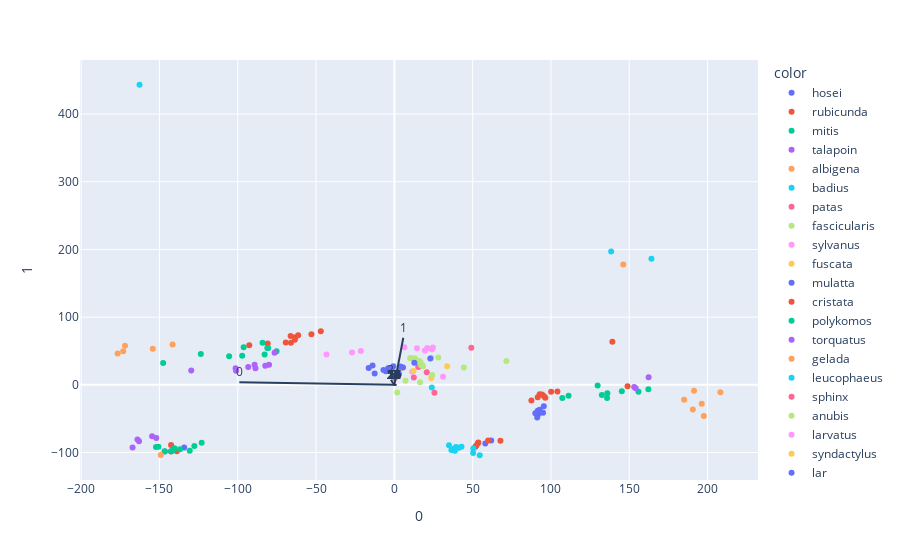

Notebook cell for this chart:
### Markdown cell above
# PCA
first, i will do PCA, to find the most important features, which makes it eassier to cluster the data.

### Code cell
plotPCA1 = 0
plotPCA2 = 1

data2 = df.drop('Species', axis=1)
X = data2

pca = PCA(n_components=3)
components = pca.fit_transform(X)

loadings = pca.components_.T * np.sqrt(pca.explained_variance_)
components2 = []
for i in components:
    components2.append([i[plotPCA1], i[plotPCA2]])

fig = px.scatter(components2, x=0, y=1, color=df['Species'])

for i, feature in enumerate(data2.columns):
    fig.add_shape(
        type='line',
        x0=0, y0=0,
        x1=loadings[i, plotPCA1],
        y1=loadings[i, plotPCA2]
    )
    fig.add_annotation(
        x=loadings[i, plotPCA1],
        y=loadings[i, plotPCA2],
        ax=0, ay=0,
        xanchor="center",
        yanchor="bottom",
        text=feature,
    )
fig.show()

### Figure 1 — Plotly figure (JSON) as saved in the notebook; plotly's stock layout.template omitted (floating-point values rounded to 4 significant figures)
{"data": [{"hovertemplate": "color=hosei<br>0=%{x}<br>1=%{y}<extra></extra>", "legendgroup": "hosei", "marker": {"color": "#636efa", "symbol": "circle"}, "mode": "markers", "name": "hosei", "orientation": "v", "showlegend": true, "type": "scatter", "x": [-134.2, -146.5, 61.83, 58.08, 51.72], "xaxis": "x", "y": [-92.77, -98.66, -82.35, -86.56, -91.57], "yaxis": "y"}, {"hovertemplate": "color=rubicunda<br>0=%{x}<br>1=%{y}<extra></extra>", "legendgroup": "rubicunda", "marker": {"color": "#EF553B", "symbol": "circle"}, "mode": "markers", "name": "rubicunda", "orientation": "v", "showlegend": true, "type": "scatter", "x": [-138.9, -142.6, -142.6, 67.74, 59.87, 53.34, 53.61, 52.35], "xaxis": "x", "y": [-98.31, -98.46, -89.03, -82.76, -82.33, -86.24, -85.15, -89.67], "yaxis": "y"}, {"hovertemplate": "color=mitis<br>0=%{x}<br>1=%{y}<extra></extra>", "legendgroup": "mitis", "marker": {"color": "#00cc96", "symbol": "circle"}, "mode": "markers", "name": "mitis", "orientation": "v", "showlegend": true, "type": "scatter", "x": [-127.7, -123.0, -130.7, -136.9, -140.4, -146.7, -141.6, -150.7, -142.6, -152.2], "xaxis": "x", "y": [-90.57, -85.66, -97.51, -95.29, -93.61, -98.01, -97.0, -91.67, -98.2, -91.9], "yaxis": "y"}, {"hovertemplate": "color=talapoin<br>0=%{x}<br>1=%{y}<extra></extra>", "legendgroup": "talapoin", "marker": {"color": "#ab63fa", "symbol": "circle"}, "mode": "markers", "name": "talapoin", "orientation": "v", "showlegend": true, "type": "scatter", "x": [-154.7, -152.0, -167.2, -164.0, -163.1], "xaxis": "x", "y": [-75.83, -78.61, -92.67, -80.93, -83.27], "yaxis": "y"}, {"hovertemplate": "color=albigena<br>0=%{x}<br>1=%{y}<extra></extra>", "legendgroup": "albigena", "marker": {"color": "#FFA15A", "symbol": "circle"}, "mode": "markers", "name": "albigena", "orientation": "v", "showlegend": true, "type": "scatter", "x": [-176.7, -154.3, -173.2, -172.0, -149.1, -141.6], "xaxis": "x", "y": [46.09, 53.12, 49.62, 57.63, -103.9, 59.63], "yaxis": "y"}, {"hovertemplate": "color=badius<br>0=%{x}<br>1=%{y}<extra></extra>", "legendgroup": "badius", "marker": {"color": "#19d3f3", "symbol": "circle"}, "mode": "markers", "name": "badius", "orientation": "v", "showlegend": true, "type": "scatter", "x": [41.17, 42.85, 50.28, 39.36, 36.42, 54.54, 34.88, 38.68, 50.4, 37.98], "xaxis": "x", "y": [-93.11, -91.66, -100.8, -91.71, -96.49, -104.1, -89.19, -97.46, -94.12, -94.44], "yaxis": "y"}, {"hovertemplate": "color=patas<br>0=%{x}<br>1=%{y}<extra></extra>", "legendgroup": "patas", "marker": {"color": "#FF6692", "symbol": "circle"}, "mode": "markers", "name": "patas", "orientation": "v", "showlegend": true, "type": "scatter", "x": [20.67, 15.26, 12.43, 0.2766], "xaxis": "x", "y": [18.47, 26.43, 10.95, 9.77], "yaxis": "y"}, {"hovertemplate": "color=fascicularis<br>0=%{x}<br>1=%{y}<extra></extra>", "legendgroup": "fascicularis", "marker": {"color": "#B6E880", "symbol": "circle"}, "mode": "markers", "name": "fascicularis", "orientation": "v", "showlegend": true, "type": "scatter", "x": [23.54, 13.04, 28.05, 15.26, 10.41, 17.87, 10.1, 16.74], "xaxis": "x", "y": [39.81, 39.41, 40.27, 35.66, 39.45, 29.06, 39.38, 33.41], "yaxis": "y"}, {"hovertemplate": "color=sylvanus<br>0=%{x}<br>1=%{y}<extra></extra>", "legendgroup": "sylvanus", "marker": {"color": "#FF97FF", "symbol": "circle"}, "mode": "markers", "name": "sylvanus", "orientation": "v", "showlegend": true, "type": "scatter", "x": [11.37, 31.08], "xaxis": "x", "y": [19.39, 11.96], "yaxis": "y"}, {"hovertemplate": "color=fuscata<br>0=%{x}<br>1=%{y}<extra></extra>", "legendgroup": "fuscata", "marker": {"color": "#FECB52", "symbol": "circle"}, "mode": "markers", "name": "fuscata", "orientation": "v", "showlegend": true, "type": "scatter", "x": [3.818, 23.56], "xaxis": "x", "y": [23.36, 10.14], "yaxis": "y"}, {"hovertemplate": "color=mulatta<br>0=%{x}<br>1=%{y}<extra></extra>", "legendgroup": "mulatta", "marker": {"color": "#636efa", "symbol": "circle"}, "mode": "markers", "name": "mulatta", "orientation": "v", "showlegend": true, "type": "scatter", "x": [-0.6636, 2.147, 2.981], "xaxis": "x", "y": [27.51, 19.34, 15.81], "yaxis": "y"}, {"hovertemplate": "color=cristata<br>0=%{x}<br>1=%{y}<extra></extra>", "legendgroup": "cristata", "marker": {"color": "#EF553B", "symbol": "circle"}, "mode": "markers", "name": "cristata", "orientation": "v", "showlegend": true, "type": "scatter", "x": [-46.97, -52.97, -63.26, -66.24, -63.55, -61.42, -69.37, -80.89, -66.04, -92.65, 104.1, 100.1, 92.79, 94.28, 96.4, 95.46, 91.52, 87.52], "xaxis": "x", "y": [79.21, 74.61, 70.11, 72.13, 66.5, 73.29, 62.32, 60.9, 62.18, 58.33, -10.06, -10.37, -13.8, -14.3, -18.98, -16.38, -18.35, -23.33], "yaxis": "y"}, {"hovertemplate": "color=polykomos<br>0=%{x}<br>1=%{y}<extra></extra>", "legendgroup": "polykomos", "marker": {"color": "#00cc96", "symbol": "circle"}, "mode": "markers", "name": "polykomos", "orientation": "v", "showlegend": true, "type": "scatter", "x": [-75.23, -84.17, -81.14, -80.57, -82.86, -96.22, -97.17, -105.5, -123.6, -147.6], "xaxis": "x", "y": [49.44, 62.16, 54.2, 54.52, 44.69, 55.64, 43.03, 42.04, 45.47, 32.34], "yaxis": "y"}, {"hovertemplate": "color=torquatus<br>0=%{x}<br>1=%{y}<extra></extra>", "legendgroup": "torquatus", "marker": {"color": "#ab63fa", "symbol": "circle"}, "mode": "markers", "name": "torquatus", "orientation": "v", "showlegend": true, "type": "scatter", "x": [-76.49, -80.04, -88.7, -101.4, -82.44, -129.7, -101.0, -89.24, -93.31], "xaxis": "x", "y": [47.41, 29.73, 24.35, 24.58, 28.3, 21.28, 20.87, 29.65, 26.42], "yaxis": "y"}, {"hovertemplate": "color=gelada<br>0=%{x}<br>1=%{y}<extra></extra>", "legendgroup": "gelada", "marker": {"color": "#FFA15A", "symbol": "circle"}, "mode": "markers", "name": "gelada", "orientation": "v", "showlegend": true, "type": "scatter", "x": [146.2], "xaxis": "x", "y": [177.8], "yaxis": "y"}, {"hovertemplate": "color=leucophaeus<br>0=%{x}<br>1=%{y}<extra></extra>", "legendgroup": "leucophaeus", "marker": {"color": "#19d3f3", "symbol": "circle"}, "mode": "markers", "name": "leucophaeus", "orientation": "v", "showlegend": true, "type": "scatter", "x": [138.4, 164.1, -162.7, 23.91], "xaxis": "x", "y": [196.8, 186.1, 443.3, -4.029], "yaxis": "y"}, {"hovertemplate": "color=sphinx<br>0=%{x}<br>1=%{y}<extra></extra>", "legendgroup": "sphinx", "marker": {"color": "#FF6692", "symbol": "circle"}, "mode": "markers", "name": "sphinx", "orientation": "v", "showlegend": true, "type": "scatter", "x": [49.15, 25.59], "xaxis": "x", "y": [54.64, -11.81], "yaxis": "y"}, {"hovertemplate": "color=anubis<br>0=%{x}<br>1=%{y}<extra></extra>", "legendgroup": "anubis", "marker": {"color": "#B6E880", "symbol": "circle"}, "mode": "markers", "name": "anubis", "orientation": "v", "showlegend": true, "type": "scatter", "x": [71.51, 44.36, 18.24, 7.094, 24.14, 17.06, 15.73, 16.42, 1.841], "xaxis": "x", "y": [35.2, 25.48, 27.48, 5.825, 14.49, 28.76, 35.14, 3.671, -11.34], "yaxis": "y"}, {"hovertemplate": "color=larvatus<br>0=%{x}<br>1=%{y}<extra></extra>", "legendgroup": "larvatus", "marker": {"color": "#FF97FF", "symbol": "circle"}, "mode": "markers", "name": "larvatus", "orientation": "v", "showlegend": true, "type": "scatter", "x": [6.423, -21.4, -27.03, -43.35, 20.96, 24.0, 24.64, 14.46, 19.43], "xaxis": "x", "y": [55.62, 50.02, 47.8, 44.69, 54.49, 52.47, 55.29, 53.83, 50.71], "yaxis": "y"}, {"hovertemplate": "color=syndactylus<br>0=%{x}<br>1=%{y}<extra></extra>", "legendgroup": "syndactylus", "marker": {"color": "#FECB52", "symbol": "circle"}, "mode": "markers", "name": "syndactylus", "orientation": "v", "showlegend": true, "type": "scatter", "x": [12.2, 33.74], "xaxis": "x", "y": [20.48, 27.5], "yaxis": "y"}, {"hovertemplate": "color=lar<br>0=%{x}<br>1=%{y}<extra></extra>", "legendgroup": "lar", "marker": {"color": "#636efa", "symbol": "circle"}, "mode": "markers", "name": "lar", "orientation": "v", "showlegend": true, "type": "scatter", "x": [22.97, 12.74, -4.002, 5.523, -5.402, 3.909, -13.92, -6.967, -1.586, -16.41, -12.59, 95.42, 94.94, 92.0, 92.79, 91.52, 91.21, 90.01], "xaxis": "x", "y": [38.82, 32.76, 24.31, 25.69, 20.01, 27.16, 28.65, 21.7, 23.57, 24.68, 16.66, -31.5, -41.35, -43.27, -36.7, -38.44, -48.15, -42.09], "yaxis": "y"}, {"hovertemplate": "color=pygmaeus<br>0=%{x}<br>1=%{y}<extra></extra>", "legendgroup": "pygmaeus", "marker": {"color": "#EF553B", "symbol": "circle"}, "mode": "markers", "name": "pygmaeus", "orientation": "v", "showlegend": true, "type": "scatter", "x": [148.9, 139.2], "xaxis": "x", "y": [-1.986, 63.45], "yaxis": "y"}, {"hovertemplate": "color=troglodytes<br>0=%{x}<br>1=%{y}<extra></extra>", "legendgroup": "troglodytes", "marker": {"color": "#00cc96", "symbol": "circle"}, "mode": "markers", "name": "troglodytes", "orientation": "v", "showlegend": true, "type": "scatter", "x": [155.9, 135.8, 132.5, 111.2, 145.2, 129.8, 107.2, 136.0, 162.2], "xaxis": "x", "y": [-10.1, -19.35, -15.06, -16.2, -9.609, -1.109, -19.38, -12.48, -6.68], "yaxis": "y"}, {"hovertemplate": "color=paniscus<br>0=%{x}<br>1=%{y}<extra></extra>", "legendgroup": "paniscus", "marker": {"color": "#ab63fa", "symbol": "circle"}, "mode": "markers", "name": "paniscus", "orientation": "v", "showlegend": true, "type": "scatter", "x": [153.1, 162.3, 154.1], "xaxis": "x", "y": [-3.077, 11.25, -5.137], "yaxis": "y"}, {"hovertemplate": "color=gorilla<br>0=%{x}<br>1=%{y}<extra></extra>", "legendgroup": "gorilla", "marker": {"color": "#FFA15A", "symbol": "circle"}, "mode": "markers", "name": "gorilla", "orientation": "v", "showlegend": true, "type": "scatter", "x": [196.3, 208.2, 185.0, 197.6, 190.6, 191.3], "xaxis": "x", "y": [-27.89, -10.84, -21.99, -45.95, -36.43, -8.664], "yaxis": "y"}], "layout": {"annotations": [{"ax": 0, "ay": 0, "text": "0", "x": -98.97, "xanchor": "center", "y": 3.833, "yanchor": "bottom"}, {"ax": 0, "ay": 0, "text": "1", "x": 5.706, "xanchor": "center", "y": 69.49, "yanchor": "bottom"}, {"ax": 0, "ay": 0, "text": "2", "x": -2.24, "xanchor": "center", "y": 7.373, "yanchor": "bottom"}, {"ax": 0, "ay": 0, "text": "3", "x": 1.427, "xanchor": "center", "y": -0.3901, "yanchor": "bottom"}, {"ax": 0, "ay": 0, "text": "4", "x": -0.1522, "xanchor": "center", "y": 0.1061, "yanchor": "bottom"}, {"ax": 0, "ay": 0, "text": "5", "x": -0.4547, "xanchor": "center", "y": 0.1164, "yanchor": "bottom"}, {"ax": 0, "ay": 0, "text": "6", "x": -0.09333, "xanchor": "center", "y": -0.0071, "yanchor": "bottom"}, {"ax": 0, "ay": 0, "text": "7", "x": 0.2379, "xanchor": "center", "y": -0.06829, "yanchor": "bottom"}, {"ax": 0, "ay": 0, "text": "8", "x": 0.1577, "xanchor": "center", "y": -0.07549, "yanchor": "bottom"}, {"ax": 0, "ay": 0, "text": "9", "x": -0.1548, "xanchor": "center", "y": 0.04691, "yanchor": "bottom"}, {"ax": 0, "ay": 0, "text": "10", "x": -0.05786, "xanchor": "center", "y": 0.008477, "yanchor": "bottom"}, {"ax": 0, "ay": 0, "text": "11", "x": -0.1053, "xanchor": "center", "y": -0.04969, "yanchor": "bottom"}, {"ax": 0, "ay": 0, "text": "12", "x": -0.02566, "xanchor": "center", "y": 0.01414, "yanchor": "bottom"}, {"ax": 0, "ay": 0, "text": "13", "x": -0.2158, "xanchor": "center", "y": 0.06357, "yanchor": "bottom"}, {"ax": 0, "ay": 0, "text": "14", "x": 0.03869, "xanchor": "center", "y": -0.02485, "yanchor": "bottom"}, {"ax": 0, "ay": 0, "text": "15", "x": 0.08427, "xanchor": "center", "y": 0.006538, "yanchor": "bottom"}, {"ax": 0, "ay": 0, "text": "16", "x": 0.01495, "xanchor": "center", "y": -0.03438, "yanchor": "bottom"}, {"ax": 0, "ay": 0, "text": "17", "x": -0.1096, "xanchor": "center", "y": 0.05372, "yanchor": "bottom"}, {"ax": 0, "ay": 0, "text": "18", "x": -0.004678, "xanchor": "center", "y": 0.01136, "yanchor": "bottom"}, {"ax": 0, "ay": 0, "text": "19", "x": 0.006382, "xanchor": "center", "y": -0.01868, "yanchor": "bottom"}, {"ax": 0, "ay": 0, "text": "20", "x": 0.03515, "xanchor": "center", "y": -0.005691, "yanchor": "bottom"}, {"ax": 0, "ay": 0, "text": "21", "x": -0.0332, "xanchor": "center", "y": 0.018, "yanchor": "bottom"}, {"ax": 0, "ay": 0, "text": "22", "x": -0.0249, "xanchor": "center", "y": -0.009416, "yanchor": "bottom"}, {"ax": 0, "ay": 0, "text": "23", "x": 0.02314, "xanchor": "center", "y": -5.661e-05, "yanchor": "bottom"}, {"ax": 0, "ay": 0, "text": "24", "x": -0.002541, "xanchor": "center", "y": -0.01106, "yanchor": "bottom"}, {"ax": 0, "ay": 0, "text": "25", "x": -0.01584, "xanchor": "center", "y": -0.004852, "yanchor": "bottom"}, {"ax": 0, "ay": 0, "text": "26", "x": 0.01319, "xanchor": "center", "y": -0.004555, "yanchor": "bottom"}, {"ax": 0, "ay": 0, "text": "27", "x": -0.02699, "xanchor": "center", "y": 0.01099, "yanchor": "bottom"}, {"ax": 0, "ay": 0, "text": "28", "x": 0.01118, "xanchor": "center", "y": -0.01001, "yanchor": "bottom"}, {"ax": 0, "ay": 0, "text": "29", "x": -0.01229, "xanchor": "center", "y": -0.0005693, "yanchor": "bottom"}], "legend": {"title": {"text": "color"}, "tracegroupgap": 0}, "margin": {"t": 60}, "shapes": [{"type": "line", "x0": 0, "x1": -98.97, "y0": 0, "y1": 3.833}, {"type": "line", "x0": 0, "x1": 5.706, "y0": 0, "y1": 69.49}, {"type": "line", "x0": 0, "x1": -2.24, "y0": 0, "y1": 7.373}, {"type": "line", "x0": 0, "x1": 1.427, "y0": 0, "y1": -0.3901}, {"type": "line", "x0": 0, "x1": -0.1522, "y0": 0, "y1": 0.1061}, {"type": "line", "x0": 0, "x1": -0.4547, "y0": 0, "y1": 0.1164}, {"type": "line", "x0": 0, "x1": -0.09333, "y0": 0, "y1": -0.0071}, {"type": "line", "x0": 0, "x1": 0.2379, "y0": 0, "y1": -0.06829}, {"type": "line", "x0": 0, "x1": 0.1577, "y0": 0, "y1": -0.07549}, {"type": "line", "x0": 0, "x1": -0.1548, "y0": 0, "y1": 0.04691}, {"type": "line", "x0": 0, "x1": -0.05786, "y0": 0, "y1": 0.008477}, {"type": "line", "x0": 0, "x1": -0.1053, "y0": 0, "y1": -0.04969}, {"type": "line", "x0": 0, "x1": -0.02566, "y0": 0, "y1": 0.01414}, {"type": "line", "x0": 0, "x1": -0.2158, "y0": 0, "y1": 0.06357}, {"type": "line", "x0": 0, "x1": 0.03869, "y0": 0, "y1": -0.02485}, {"type": "line", "x0": 0, "x1": 0.08427, "y0": 0, "y1": 0.006538}, {"type": "line", "x0": 0, "x1": 0.01495, "y0": 0, "y1": -0.03438}, {"type": "line", "x0": 0, "x1": -0.1096, "y0": 0, "y1": 0.05372}, {"type": "line", "x0": 0, "x1": -0.004678, "y0": 0, "y1": 0.01136}, {"type": "line", "x0": 0, "x1": 0.006382, "y0": 0, "y1": -0.01868}, {"type": "line", "x0": 0, "x1": 0.03515, "y0": 0, "y1": -0.005691}, {"type": "line", "x0": 0, "x1": -0.0332, "y0": 0, "y1": 0.018}, {"type": "line", "x0": 0, "x1": -0.0249, "y0": 0, "y1": -0.009416}, {"type": "line", "x0": 0, "x1": 0.02314, "y0": 0, "y1": -5.661e-05}, {"type": "line", "x0": 0, "x1": -0.002541, "y0": 0, "y1": -0.01106}, {"type": "line", "x0": 0, "x1": -0.01584, "y0": 0, "y1": -0.004852}, {"type": "line", "x0": 0, "x1": 0.01319, "y0": 0, "y1": -0.004555}, {"type": "line", "x0": 0, "x1": -0.02699, "y0": 0, "y1": 0.01099}, {"type": "line", "x0": 0, "x1": 0.01118, "y0": 0, "y1": -0.01001}, {"type": "line", "x0": 0, "x1": -0.01229, "y0": 0, "y1": -0.0005693}], "xaxis": {"anchor": "y", "domain": [0, 1], "title": {"text": "0"}}, "yaxis": {"anchor": "x", "domain": [0, 1], "title": {"text": "1"}}}}
